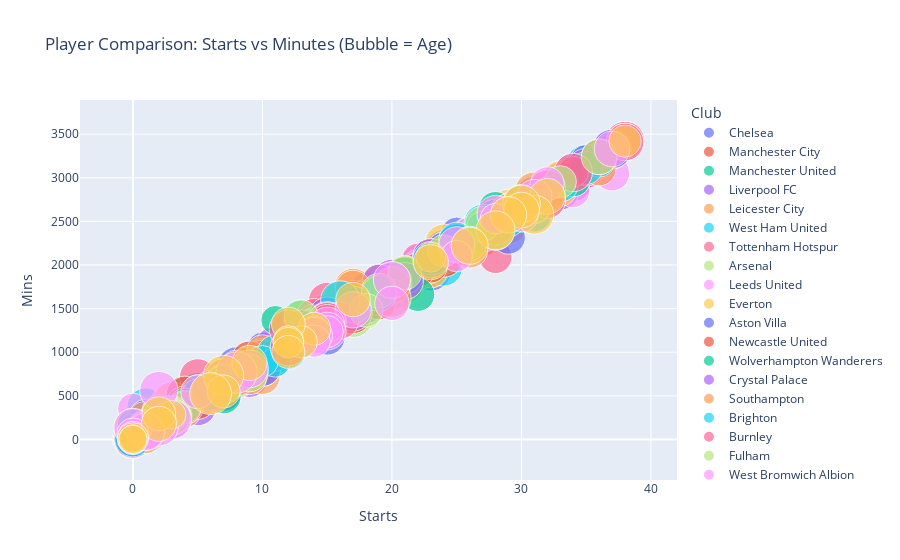

Write notebook code for a chart like this one.
### Markdown cell above
### Player Comparison

### Code cell
fig = px.scatter(
    df,
    x='Starts',
    y='Mins',
    size='Age',
    color='Club',
    hover_name='Name',
    size_max=30,
    title='Player Comparison: Starts vs Minutes (Bubble = Age)'
)
fig.show()

### Figure 1 — Plotly figure (JSON) as saved in the notebook; plotly's stock layout.template omitted (floating-point values rounded to 4 significant figures)
{"data": [{"hovertemplate": "<b>%{hovertext}</b><br><br>Club=Chelsea<br>Starts=%{x}<br>Mins=%{y}<br>Age=%{marker.size}<extra></extra>", "hovertext": ["Mason Mount", "Edouard Mendy", "Timo Werner", "Ben Chilwell", "Reece James", "César Azpilicueta", "N'Golo Kanté", "Jorginho", "Thiago Silva", "Kurt Zouma", "Mateo Kovačić", "Antonio Rüdiger", "Christian Pulisic", "Kai Havertz", "Andreas Christensen", "Hakim Ziyech", "Tammy Abraham", "Marcos Alonso", "Callum Hudson-Odoi", "Olivier Giroud", "Kepa Arrizabalaga", "Billy Gilmour", "Willy Caballero", "Ruben Loftus-Cheek", "Emerson Palmieri", "Fikayo Tomori", "Ross Barkley"], "legendgroup": "Chelsea", "marker": {"color": "#636efa", "size": [21, 28, 24, 23, 20, 30, 29, 28, 35, 25, 26, 27, 21, 21, 24, 27, 22, 29, 19, 33, 25, 19, 38, 24, 25, 22, 26], "sizemode": "area", "sizeref": 0.04222, "symbol": "circle"}, "mode": "markers", "name": "Chelsea", "orientation": "v", "showlegend": true, "type": "scatter", "x": [32, 31, 29, 27, 25, 24, 24, 23, 23, 22, 21, 19, 18, 18, 15, 15, 12, 11, 10, 8, 6, 3, 1, 1, 0, 0, 0], "xaxis": "x", "y": [2890, 2745, 2602, 2286, 2373, 2188, 2146, 2010, 1935, 2029, 1815, 1710, 1738, 1520, 1371, 1172, 1040, 960, 1059, 748, 585, 261, 90, 60, 90, 45, 42], "yaxis": "y"}, {"hovertemplate": "<b>%{hovertext}</b><br><br>Club=Manchester City<br>Starts=%{x}<br>Mins=%{y}<br>Age=%{marker.size}<extra></extra>", "hovertext": ["Ederson", "Rúben Dias", "Rodri", "Raheem Sterling", "João Cancelo", "Bernardo Silva", "İlkay Gündoğan", "Kevin De Bruyne", "Riyad Mahrez", "Gabriel Jesus", "Kyle Walker", "John Stones", "Phil Foden", "Oleksandr Zinchenko", "Ferrán Torres", "Aymeric Laporte", "Fernandinho", "Benjamin Mendy", "Nathan Aké", "Sergio Agüero", "Eric García", "Scott Carson", "Zack Steffen", "Liam Delap"], "legendgroup": "Manchester City", "marker": {"color": "#EF553B", "size": [26, 23, 24, 25, 26, 25, 29, 29, 29, 23, 30, 26, 20, 23, 20, 26, 35, 26, 25, 32, 19, 34, 25, 17], "sizemode": "area", "sizeref": 0.04222, "symbol": "circle"}, "mode": "markers", "name": "Manchester City", "orientation": "v", "showlegend": true, "type": "scatter", "x": [36, 32, 31, 28, 27, 24, 23, 23, 23, 22, 22, 22, 17, 15, 15, 14, 12, 11, 9, 7, 3, 1, 1, 0], "xaxis": "x", "y": [3240, 2843, 2748, 2536, 2299, 2065, 2029, 1997, 1949, 2063, 1946, 1933, 1616, 1478, 1306, 1344, 1188, 953, 797, 559, 383, 90, 90, 40], "yaxis": "y"}, {"hovertemplate": "<b>%{hovertext}</b><br><br>Club=Manchester United<br>Starts=%{x}<br>Mins=%{y}<br>Age=%{marker.size}<extra></extra>", "hovertext": ["Bruno Fernandes", "Aaron Wan-Bissaka", "Harry Maguire", "Marcus Rashford", "Luke Shaw", "Victor Lindelöf", "Fred", "David de Gea", "Scott McTominay", "Paul Pogba", "Mason Greenwood", "Anthony Martial", "Edinson Cavani", "Dean Henderson", "Nemanja Matić", "Daniel James", "Eric Bailly", "Alex Telles", "Juan Mata", "Donny van de Beek", "Axel Tuanzebe", "Brandon Williams", "Amad Diallo", "Anthony Elanga", "Timothy Fosu-Mensah", "Shola Shoretire", "Odion Ighalo", "Hannibal Mejbri", "William Thomas Fish"], "legendgroup": "Manchester United", "marker": {"color": "#00cc96", "size": [25, 22, 27, 22, 25, 26, 27, 29, 23, 27, 18, 24, 33, 23, 31, 22, 26, 27, 32, 23, 22, 19, 18, 18, 22, 16, 31, 17, 17], "sizemode": "area", "sizeref": 0.04222, "symbol": "circle"}, "mode": "markers", "name": "Manchester United", "orientation": "v", "showlegend": true, "type": "scatter", "x": [35, 34, 34, 33, 30, 29, 27, 26, 24, 21, 21, 17, 13, 12, 12, 11, 10, 8, 6, 4, 4, 2, 2, 2, 1, 0, 0, 0, 0], "xaxis": "x", "y": [3099, 3060, 3047, 2920, 2654, 2585, 2390, 2295, 2129, 1897, 1822, 1480, 1375, 1125, 1106, 910, 916, 690, 509, 524, 404, 188, 166, 155, 80, 11, 10, 9, 1], "yaxis": "y"}, {"hovertemplate": "<b>%{hovertext}</b><br><br>Club=Liverpool FC<br>Starts=%{x}<br>Mins=%{y}<br>Age=%{marker.size}<extra></extra>", "hovertext": ["Andrew Robertson", "Mohamed Salah", "Trent Alexander-Arnold", "Georginio Wijnaldum", "Alisson", "Roberto Firmino", "Sadio Mané", "Fabinho", "Thiago Alcántara", "Jordan Henderson", "Nathaniel Phillips", "Curtis Jones", "Diogo Jota", "James Milner", "Ozan Kabak", "Joël Matip", "Rhys Williams", "Naby Keïta", "Joe Gomez", "Xherdan Shaqiri", "Virgil van Dijk", "Adrián", "Neco Williams", "Takumi Minamino", "Alex Oxlade-Chamberlain", "Divock Origi", "Caoimhín Kelleher", "Kostas Tsimikas"], "legendgroup": "Liverpool FC", "marker": {"color": "#ab63fa", "size": [26, 28, 21, 29, 27, 28, 28, 26, 29, 30, 23, 19, 23, 34, 20, 28, 19, 25, 23, 28, 29, 33, 19, 25, 26, 25, 21, 24], "sizemode": "area", "sizeref": 0.04222, "symbol": "circle"}, "mode": "markers", "name": "Liverpool FC", "orientation": "v", "showlegend": true, "type": "scatter", "x": [38, 34, 34, 34, 33, 33, 31, 28, 20, 20, 15, 13, 12, 11, 9, 9, 7, 7, 6, 5, 5, 3, 3, 2, 2, 2, 2, 0], "xaxis": "x", "y": [3383, 3078, 3031, 2941, 2970, 2838, 2810, 2567, 1854, 1704, 1456, 1179, 1112, 1070, 801, 691, 661, 520, 590, 556, 370, 270, 249, 293, 253, 186, 180, 7], "yaxis": "y"}, {"hovertemplate": "<b>%{hovertext}</b><br><br>Club=Leicester City<br>Starts=%{x}<br>Mins=%{y}<br>Age=%{marker.size}<extra></extra>", "hovertext": ["Kasper Schmeichel", "Youri Tielemans", "Jamie Vardy", "Jonny Evans", "Timothy Castagne", "Wesley Fofana", "Wilfred Ndidi", "James Maddison", "James Justin", "Harvey Barnes", "Çağlar Söyüncü", "Marc Albrighton", "Kelechi Iheanacho", "Nampalys Mendy", "Ayoze Pérez", "Luke Thomas", "Ricardo Pereira", "Dennis Praet", "Daniel Amartey", "Christian Fuchs", "Hamza Choudhury", "Cengiz Ünder", "Sidnei Tavares", "Islam Slimani", "Demarai Gray", "Wes Morgan", "Khanya Leshabela"], "legendgroup": "Leicester City", "marker": {"color": "#FFA15A", "size": [33, 23, 33, 32, 24, 19, 23, 23, 22, 22, 24, 30, 23, 28, 27, 19, 26, 26, 25, 34, 22, 23, 18, 32, 24, 36, 20], "sizemode": "area", "sizeref": 0.04222, "symbol": "circle"}, "mode": "markers", "name": "Leicester City", "orientation": "v", "showlegend": true, "type": "scatter", "x": [38, 37, 31, 28, 27, 27, 25, 24, 23, 22, 19, 17, 16, 15, 15, 12, 10, 10, 8, 8, 4, 1, 1, 0, 0, 0, 0], "xaxis": "x", "y": [3420, 3357, 2840, 2473, 2345, 2262, 2176, 2099, 2070, 1945, 1819, 1746, 1459, 1459, 1331, 969, 959, 718, 722, 702, 316, 281, 85, 20, 19, 18, 10], "yaxis": "y"}, {"hovertemplate": "<b>%{hovertext}</b><br><br>Club=West Ham United<br>Starts=%{x}<br>Mins=%{y}<br>Age=%{marker.size}<extra></extra>", "hovertext": ["Tomáš Souček", "Aaron Cresswell", "Łukasz Fabiański", "Vladimír Coufal", "Declan Rice", "Pablo Fornals", "Jarrod Bowen", "Angelo Ogbonna", "Michail Antonio", "Craig Dawson", "Jesse Lingard", "Issa Diop", "Saïd Benrahma", "Fabián Balbuena", "Arthur Masuaku", "Sébastien Haller", "Mark Noble", "Ryan Fredericks", "Manuel Lanzini", "Ben Johnson", "Darren Randolph", "Andriy Yarmolenko", "Robert Snodgrass", "Felipe Anderson"], "legendgroup": "West Ham United", "marker": {"color": "#19d3f3", "size": [25, 30, 35, 27, 21, 24, 23, 32, 30, 30, 27, 23, 24, 28, 26, 26, 33, 27, 27, 20, 33, 30, 32, 27], "sizemode": "area", "sizeref": 0.04222, "symbol": "circle"}, "mode": "markers", "name": "West Ham United", "orientation": "v", "showlegend": true, "type": "scatter", "x": [38, 36, 35, 34, 32, 31, 30, 28, 24, 22, 16, 15, 14, 13, 12, 10, 8, 6, 5, 5, 3, 1, 0, 0], "xaxis": "x", "y": [3419, 3170, 3150, 3054, 2879, 2572, 2562, 2492, 1974, 1925, 1421, 1381, 1391, 1198, 1006, 937, 712, 569, 566, 523, 270, 375, 5, 3], "yaxis": "y"}, {"hovertemplate": "<b>%{hovertext}</b><br><br>Club=Tottenham Hotspur<br>Starts=%{x}<br>Mins=%{y}<br>Age=%{marker.size}<extra></extra>", "hovertext": ["Pierre Højbjerg", "Hugo Lloris", "Son Heung-min", "Harry Kane", "Eric Dier", "Tanguy Ndombele", "Sergio Reguilón", "Toby Alderweireld", "Serge Aurier", "Davinson Sánchez", "Moussa Sissoko", "Lucas Moura", "Ben Davies", "Matt Doherty", "Steven Bergwijn", "Giovani Lo Celso", "Gareth Bale", "Harry Winks", "Joe Rodon", "Dele Alli", "Japhet Tanganga", "Érik Lamela", "Carlos Vinícius", "Dane Scarlett"], "legendgroup": "Tottenham Hotspur", "marker": {"color": "#FF6692", "size": [24, 33, 28, 27, 26, 23, 23, 31, 27, 24, 30, 27, 27, 28, 22, 24, 31, 24, 22, 24, 21, 28, 25, 16], "sizemode": "area", "sizeref": 0.04222, "symbol": "circle"}, "mode": "markers", "name": "Tottenham Hotspur", "orientation": "v", "showlegend": true, "type": "scatter", "x": [38, 38, 36, 35, 28, 28, 26, 25, 19, 17, 15, 14, 14, 13, 13, 11, 10, 9, 8, 7, 6, 5, 3, 0], "xaxis": "x", "y": [3420, 3420, 3114, 3082, 2520, 2091, 2244, 2240, 1605, 1486, 1585, 1411, 1346, 1240, 1208, 945, 920, 861, 733, 620, 487, 717, 308, 1], "yaxis": "y"}, {"hovertemplate": "<b>%{hovertext}</b><br><br>Club=Arsenal<br>Starts=%{x}<br>Mins=%{y}<br>Age=%{marker.size}<extra></extra>", "hovertext": ["Bernd Leno", "Bukayo Saka", "Granit Xhaka", "Rob Holding", "Pierre-Emerick Aubameyang", "Kieran Tierney", "Héctor Bellerín", "Gabriel Dos Santos", "Alexandre Lacazette", "Thomas Partey", "Emile Smith-Rowe", "Dani Ceballos", "Mohamed Elneny", "David Luiz", "Nicolas Pépé", "Willian", "Pablo Marí", "Martin Ødegaard", "Calum Chambers", "Cédric Soares", "Martinelli", "Ainsley Maitland-Niles", "Eddie Nketiah", "Mathew Ryan", "Joe Willock", "Sead Kolašinac", "Reiss Nelson", "Shkodran Mustafi", "Rúnar Alex Rúnarsson"], "legendgroup": "Arsenal", "marker": {"color": "#B6E880", "size": [28, 18, 27, 24, 31, 23, 25, 22, 29, 27, 20, 23, 28, 33, 25, 31, 26, 21, 25, 28, 19, 22, 21, 28, 20, 27, 20, 28, 25], "sizemode": "area", "sizeref": 0.04222, "symbol": "circle"}, "mode": "markers", "name": "Arsenal", "orientation": "v", "showlegend": true, "type": "scatter", "x": [35, 30, 29, 28, 26, 26, 24, 22, 22, 18, 18, 17, 17, 17, 16, 16, 10, 9, 8, 8, 7, 5, 4, 3, 2, 1, 0, 0, 0], "xaxis": "x", "y": [3131, 2553, 2522, 2558, 2332, 2299, 2089, 1996, 1923, 1534, 1440, 1615, 1544, 1396, 1616, 1406, 900, 866, 753, 746, 589, 490, 423, 270, 238, 90, 71, 47, 16], "yaxis": "y"}, {"hovertemplate": "<b>%{hovertext}</b><br><br>Club=Leeds United<br>Starts=%{x}<br>Mins=%{y}<br>Age=%{marker.size}<extra></extra>", "hovertext": ["Stuart Dallas", "Luke Ayling", "Patrick Bamford", "Illan Meslier", "Jack Harrison", "Ezgjan Alioski", "Kalvin Phillips", "Mateusz Klich", "Raphael Dias Belloli", "Liam Cooper", "Pascal Struijk", "Tyler Roberts", "Rodrigo", "Diego Llorente", "Hélder Costa", "Robin Koch", "Jamie Shackleton", "Pablo Hernández", "Kiko Casilla", "Gaetano Berardi", "Ian Carlo Poveda", "Niall Huggins", "Leif Davis"], "legendgroup": "Leeds United", "marker": {"color": "#FF97FF", "size": [29, 28, 26, 20, 23, 28, 24, 30, 23, 28, 20, 21, 29, 26, 26, 24, 20, 35, 33, 31, 20, 19, 20], "sizemode": "area", "sizeref": 0.04222, "symbol": "circle"}, "mode": "markers", "name": "Leeds United", "orientation": "v", "showlegend": true, "type": "scatter", "x": [38, 38, 37, 35, 34, 29, 28, 28, 26, 25, 22, 14, 14, 14, 13, 13, 3, 3, 3, 1, 0, 0, 0], "xaxis": "x", "y": [3409, 3399, 3050, 3150, 2847, 2461, 2428, 2393, 2360, 2185, 2075, 1340, 1288, 1204, 1156, 1132, 461, 427, 270, 113, 355, 38, 33], "yaxis": "y"}, {"hovertemplate": "<b>%{hovertext}</b><br><br>Club=Everton<br>Starts=%{x}<br>Mins=%{y}<br>Age=%{marker.size}<extra></extra>", "hovertext": ["Michael Keane", "Richarlison", "Dominic Calvert-Lewin", "Jordan Pickford", "Lucas Digne", "Ben Godfrey", "Abdoulaye Doucouré", "Mason Holgate", "Gylfi Sigurðsson", "Allan", "Yerry Mina", "James Rodríguez", "Séamus Coleman", "André Gomes", "Alex Iwobi", "Tom Davies", "Robin Olsen", "Bernard", "Fabian Delph", "Anthony Gordon", "Niels Nkounkou", "Jonjoe Kenny", "Joshua King", "Cenk Tosun", "João Virgínia", "Moise Kean", "Theo Walcott", "Jean-Philippe Gbamin", "Nathan Broadhead"], "legendgroup": "Everton", "marker": {"color": "#FECB52", "size": [27, 23, 23, 26, 27, 22, 27, 23, 30, 29, 25, 29, 31, 27, 24, 22, 30, 27, 30, 19, 19, 23, 28, 29, 20, 20, 31, 24, 22], "sizemode": "area", "sizeref": 0.04222, "symbol": "circle"}, "mode": "markers", "name": "Everton", "orientation": "v", "showlegend": true, "type": "scatter", "x": [33, 33, 32, 31, 30, 29, 29, 26, 24, 23, 23, 21, 18, 17, 17, 17, 7, 3, 2, 1, 1, 1, 0, 0, 0, 0, 0, 0, 0], "xaxis": "x", "y": [2991, 2861, 2871, 2742, 2681, 2685, 2443, 2287, 2253, 2051, 1937, 1764, 1613, 1570, 1542, 1423, 630, 455, 266, 88, 81, 79, 148, 48, 48, 15, 13, 12, 3], "yaxis": "y"}, {"hovertemplate": "<b>%{hovertext}</b><br><br>Club=Aston Villa<br>Starts=%{x}<br>Mins=%{y}<br>Age=%{marker.size}<extra></extra>", "hovertext": ["Emiliano Martínez", "Matt Targett", "John McGinn", "Ollie Watkins", "Tyrone Mings", "Ezri Konsa", "Douglas Luiz", "Bertrand Traoré", "Matty Cash", "Jack Grealish", "Ross Barkley", "Anwar El Ghazi", "Trézéguet", "Marvelous Nakamba", "Ahmed Elmohamady", "Kortney Hause", "Jacob Ramsey", "Morgan Sanson", "Conor Hourihane", "Keinan Davis", "Carney Chukwuemeka", "Wesley Moraes", "Neil Taylor", "Jaden Philogene Bidace"], "legendgroup": "Aston Villa", "marker": {"color": "#636efa", "size": [27, 24, 25, 24, 27, 22, 22, 24, 22, 24, 26, 25, 25, 26, 32, 25, 19, 25, 29, 22, 16, 23, 31, 18], "sizemode": "area", "sizeref": 0.04222, "symbol": "circle"}, "mode": "markers", "name": "Aston Villa", "orientation": "v", "showlegend": true, "type": "scatter", "x": [38, 38, 37, 37, 36, 35, 32, 29, 28, 24, 18, 17, 12, 9, 8, 7, 6, 3, 3, 1, 0, 0, 0, 0], "xaxis": "x", "y": [3420, 3404, 3330, 3328, 3194, 3196, 2781, 2317, 2372, 2185, 1531, 1613, 1166, 749, 839, 630, 626, 294, 225, 277, 20, 18, 16, 1], "yaxis": "y"}, {"hovertemplate": "<b>%{hovertext}</b><br><br>Club=Newcastle United<br>Starts=%{x}<br>Mins=%{y}<br>Age=%{marker.size}<extra></extra>", "hovertext": ["Jonjo Shelvey", "Miguel Almirón", "Karl Darlow", "Federico Fernández", "Callum Wilson", "Joelinton", "Isaac Hayden", "Ciaran Clark", "Jamal Lewis", "Jamaal Lascelles", "Allan Saint-Maximin", "Jacob Murphy", "Jeff Hendrick", "Sean Longstaff", "Matt Ritchie", "Emil Krafth", "Paul Dummett", "Fabian Schär", "Martin Dúbravka", "Joe Willock", "Javier Manquillo", "Ryan Fraser", "DeAndre Yedlin", "Dwight Gayle", "Andy Carroll", "Matthew Longstaff", "Elliot Anderson"], "legendgroup": "Newcastle United", "marker": {"color": "#EF553B", "size": [28, 26, 29, 31, 28, 23, 25, 30, 22, 26, 23, 25, 28, 22, 30, 25, 28, 28, 31, 20, 26, 26, 27, 29, 31, 20, 17], "sizemode": "area", "sizeref": 0.04222, "symbol": "circle"}, "mode": "markers", "name": "Newcastle United", "orientation": "v", "showlegend": true, "type": "scatter", "x": [29, 28, 25, 24, 23, 23, 22, 21, 20, 19, 19, 17, 17, 15, 15, 14, 14, 13, 13, 11, 10, 9, 5, 4, 4, 4, 0], "xaxis": "x", "y": [2617, 2429, 2250, 2079, 2084, 1983, 1942, 1891, 1837, 1625, 1560, 1626, 1422, 1412, 1350, 1288, 1255, 1246, 1170, 978, 825, 928, 436, 514, 392, 377, 4], "yaxis": "y"}, {"hovertemplate": "<b>%{hovertext}</b><br><br>Club=Wolverhampton Wanderers<br>Starts=%{x}<br>Mins=%{y}<br>Age=%{marker.size}<extra></extra>", "hovertext": ["Rui Patrício", "Conor Coady", "Nélson Semedo", "Rúben Neves", "Pedro Neto", "Adama Traoré", "João Moutinho", "Leander Dendoncker", "Romain Saïss", "Daniel Podence", "Willy Boly", "Rayan Aït Nouri", "Max Kilman", "Willian José", "Fábio Silva", "Raúl Jiménez", "Fernando Marçal", "Jonny Castro", "Ki-Jana Hoever", "Vitinha", "Morgan Gibbs-White", "Owen Otasowie", "Rúben Vinagre", "John Ruddy", "Patrick Cutrone", "Oskar Buur", "Theo Corbeanu"], "legendgroup": "Wolverhampton Wanderers", "marker": {"color": "#00cc96", "size": [32, 27, 26, 23, 20, 24, 33, 25, 30, 24, 29, 19, 23, 28, 18, 29, 31, 26, 18, 20, 20, 19, 21, 33, 22, 22, 18], "sizemode": "area", "sizeref": 0.04222, "symbol": "circle"}, "mode": "markers", "name": "Wolverhampton Wanderers", "orientation": "v", "showlegend": true, "type": "scatter", "x": [37, 37, 34, 31, 30, 28, 28, 28, 27, 22, 21, 16, 14, 12, 11, 10, 7, 7, 5, 5, 4, 2, 1, 1, 0, 0, 0], "xaxis": "x", "y": [3329, 3303, 2983, 2675, 2550, 2649, 2528, 2503, 2407, 1661, 1879, 1404, 1310, 1110, 1369, 823, 623, 495, 577, 520, 414, 187, 173, 91, 25, 22, 9], "yaxis": "y"}, {"hovertemplate": "<b>%{hovertext}</b><br><br>Club=Crystal Palace<br>Starts=%{x}<br>Mins=%{y}<br>Age=%{marker.size}<extra></extra>", "hovertext": ["Vicente Guaita", "Cheikhou Kouyaté", "Wilfried Zaha", "Eberechi Eze", "Luka Milivojević", "Andros Townsend", "Joel Ward", "Jordan Ayew", "Christian Benteke", "Gary Cahill", "Patrick van Aanholt", "Jaïro Riedewald", "Tyrick Mitchell", "James McArthur", "Jeffrey Schlupp", "Scott Dann", "Nathaniel Clyne", "James McCarthy", "Michy Batshuayi", "James Tomkins", "Mamadou Sakho", "Jean-Philippe Mateta", "Jack Butland", "Martin Kelly"], "legendgroup": "Crystal Palace", "marker": {"color": "#ab63fa", "size": [33, 30, 27, 22, 29, 29, 30, 28, 29, 34, 29, 23, 20, 32, 27, 33, 29, 29, 26, 31, 30, 23, 27, 30], "sizemode": "area", "sizeref": 0.04222, "symbol": "circle"}, "mode": "markers", "name": "Crystal Palace", "orientation": "v", "showlegend": true, "type": "scatter", "x": [37, 35, 29, 29, 27, 25, 25, 23, 21, 20, 20, 19, 19, 17, 15, 15, 13, 10, 7, 6, 3, 2, 1, 0], "xaxis": "x", "y": [3330, 3121, 2612, 2559, 2359, 2258, 2256, 2096, 1816, 1800, 1777, 1820, 1710, 1466, 1428, 1350, 1145, 821, 728, 553, 276, 221, 90, 2], "yaxis": "y"}, {"hovertemplate": "<b>%{hovertext}</b><br><br>Club=Southampton<br>Starts=%{x}<br>Mins=%{y}<br>Age=%{marker.size}<extra></extra>", "hovertext": ["James Ward-Prowse", "Jan Bednarek", "Stuart Armstrong", "Alex McCarthy", "Che Adams", "Kyle Walker-Peters", "Ryan Bertrand", "Jannik Vestergaard", "Danny Ings", "Oriol Romeu", "Theo Walcott", "Nathan Redmond", "Jack Stephens", "Moussa Djenepo", "Ibrahima Diallo", "Takumi Minamino", "Mohammed Salisu", "Fraser Forster", "Nathan Tella", "William Smallbone", "Shane Long", "Yan Valery", "Kayne Ramsey", "Jake Vokins", "Alexandre Jankewitz", "Dan Nlundulu", "Michael Obafemi", "Caleb Watts", "Allan Tchaptchet"], "legendgroup": "Southampton", "marker": {"color": "#FFA15A", "size": [25, 24, 28, 30, 24, 23, 30, 27, 28, 28, 31, 26, 26, 22, 21, 25, 21, 32, 21, 20, 33, 21, 19, 20, 18, 21, 20, 18, 18], "sizemode": "area", "sizeref": 0.04222, "symbol": "circle"}, "mode": "markers", "name": "Southampton", "orientation": "v", "showlegend": true, "type": "scatter", "x": [38, 36, 32, 30, 30, 30, 29, 29, 26, 20, 20, 17, 17, 15, 10, 9, 8, 8, 7, 2, 1, 1, 1, 1, 1, 0, 0, 0, 0], "xaxis": "x", "y": [3420, 3100, 2764, 2700, 2667, 2645, 2598, 2574, 2173, 1763, 1618, 1738, 1537, 1240, 1020, 711, 844, 720, 745, 172, 210, 103, 90, 66, 3, 111, 61, 39, 13], "yaxis": "y"}, {"hovertemplate": "<b>%{hovertext}</b><br><br>Club=Brighton<br>Starts=%{x}<br>Mins=%{y}<br>Age=%{marker.size}<extra></extra>", "hovertext": ["Ben White", "Yves Bissouma", "Lewis Dunk", "Leandro Trossard", "Adam Webster", "Neal Maupay", "Pascal Groß", "Robert Sánchez", "Joël Veltman", "Dan Burn", "Solly March", "Danny Welbeck", "Adam Lallana", "Alexis Mac Allister", "Mathew Ryan", "Tariq Lamptey", "Steven Alzate", "Aaron Connolly", "Jakub Moder", "Alireza Jahanbakhsh", "Davy Pröpper", "Bernardo", "Percy Tau", "Andi Zeqiri", "José Izquierdo", "Reda Khadra", "Jayson Molumby"], "legendgroup": "Brighton", "marker": {"color": "#19d3f3", "size": [22, 23, 28, 25, 25, 23, 29, 22, 28, 28, 26, 29, 32, 21, 28, 19, 21, 20, 21, 26, 28, 25, 26, 21, 28, 19, 20], "sizemode": "area", "sizeref": 0.04222, "symbol": "circle"}, "mode": "markers", "name": "Brighton", "orientation": "v", "showlegend": true, "type": "scatter", "x": [36, 35, 33, 30, 29, 29, 27, 27, 25, 23, 19, 17, 16, 13, 11, 11, 10, 9, 7, 6, 2, 2, 1, 0, 0, 0, 0], "xaxis": "x", "y": [3191, 3111, 2931, 2607, 2594, 2512, 2484, 2430, 2281, 2061, 1672, 1545, 1596, 1115, 990, 886, 896, 791, 647, 528, 213, 206, 103, 171, 9, 5, 1], "yaxis": "y"}, {"hovertemplate": "<b>%{hovertext}</b><br><br>Club=Burnley<br>Starts=%{x}<br>Mins=%{y}<br>Age=%{marker.size}<extra></extra>", "hovertext": ["Ashley Westwood", "James Tarkowski", "Dwight McNeil", "Matthew Lowton", "Nick Pope", "Josh Brownhill", "Chris Wood", "Ben Mee", "Charlie Taylor", "Jóhann Berg Guðmundsson", "Matěj Vydra", "Jack Cork", "Ashley Barnes", "Erik Pieters", "Jay Rodriguez", "Robbie Brady", "Kevin Long", "Bailey Peacock-Farrell", "Phil Bardsley", "Jimmy Dunne", "Dale Stephens", "Josh Benson", "Will Norris", "Joel Mumbongo", "Lewis Richardson"], "legendgroup": "Burnley", "marker": {"color": "#FF6692", "size": [30, 27, 20, 31, 28, 24, 28, 30, 26, 29, 28, 31, 30, 31, 31, 28, 29, 23, 35, 22, 31, 20, 26, 21, 17], "sizemode": "area", "sizeref": 0.04222, "symbol": "circle"}, "mode": "markers", "name": "Burnley", "orientation": "v", "showlegend": true, "type": "scatter", "x": [38, 36, 34, 34, 32, 32, 32, 30, 28, 16, 15, 15, 15, 13, 12, 12, 7, 4, 3, 3, 3, 2, 2, 0, 0], "xaxis": "x", "y": [3410, 3240, 3069, 3060, 2880, 2813, 2741, 2693, 2426, 1363, 1371, 1350, 1331, 1266, 1265, 1052, 637, 360, 274, 270, 261, 264, 180, 40, 4], "yaxis": "y"}, {"hovertemplate": "<b>%{hovertext}</b><br><br>Club=Fulham<br>Starts=%{x}<br>Mins=%{y}<br>Age=%{marker.size}<extra></extra>", "hovertext": ["Alphonse Areola", "Tosin Adarabioyo", "Ademola Lookman", "Ola Aina", "Joachim Andersen", "Andre-Frank Zambo Anguissa", "Bobby Reid", "Ivan Cavaleiro", "Harrison Reed", "Antonee Robinson", "Ruben Loftus-Cheek", "Mario Lemina", "Kenny Tete", "Aleksandar Mitrović", "Josh Maja", "Tom Cairney", "Joe Bryan", "Tim Ream", "Josh Onomah", "Denis Odoi", "Michael Hector", "Fabio Carvalho", "Aboubakar Kamara", "Marek Rodák", "Maxime Le Marchand", "Neeskens Kebano", "Terence Kongolo", "Tyrese Francois"], "legendgroup": "Fulham", "marker": {"color": "#B6E880", "size": [27, 22, 22, 23, 24, 24, 27, 26, 25, 22, 24, 26, 24, 25, 21, 29, 26, 32, 23, 32, 28, 17, 25, 23, 30, 28, 26, 20], "sizemode": "area", "sizeref": 0.04222, "symbol": "circle"}, "mode": "markers", "name": "Fulham", "orientation": "v", "showlegend": true, "type": "scatter", "x": [36, 33, 31, 31, 30, 29, 28, 27, 26, 24, 21, 19, 18, 13, 9, 9, 7, 7, 4, 3, 3, 3, 2, 2, 1, 1, 1, 0], "xaxis": "x", "y": [3240, 2953, 2747, 2664, 2730, 2587, 2372, 2472, 2247, 2162, 1909, 1703, 1481, 1402, 810, 759, 669, 630, 374, 270, 263, 255, 315, 180, 123, 119, 90, 15], "yaxis": "y"}, {"hovertemplate": "<b>%{hovertext}</b><br><br>Club=West Bromwich Albion<br>Starts=%{x}<br>Mins=%{y}<br>Age=%{marker.size}<extra></extra>", "hovertext": ["Sam Johnstone", "Darnell Furlong", "Semi Ajayi", "Matheus Pereira", "Kyle Bartley", "Conor Gallagher", "Conor Townsend", "Dara O'Shea", "Matt Phillips", "Callum Robinson", "Romaine Sawyers", "Okay Yokuşlu", "Jake Livermore", "Grady Diangana", "Ainsley Maitland-Niles", "Mbaye Diagne", "Karlan Grant", "Kieran Gibbs", "Branislav Ivanović", "Robert Snodgrass", "Filip Krovinović", "Lee Peltier", "Hal Robson-Kanu", "Kamil Grosicki", "Kyle Edwards", "David Button", "Ahmed Hegazi", "Charlie Austin", "Sam Field", "Rekeem Harper"], "legendgroup": "West Bromwich Albion", "marker": {"color": "#FF97FF", "size": [27, 24, 26, 24, 29, 20, 27, 21, 29, 25, 28, 26, 30, 22, 22, 28, 22, 30, 36, 32, 24, 33, 31, 32, 22, 31, 29, 31, 22, 20], "sizemode": "area", "sizeref": 0.04222, "symbol": "circle"}, "mode": "markers", "name": "West Bromwich Albion", "orientation": "v", "showlegend": true, "type": "scatter", "x": [37, 32, 31, 30, 28, 28, 25, 25, 20, 20, 17, 15, 15, 15, 14, 14, 14, 9, 8, 6, 5, 3, 2, 2, 1, 1, 1, 0, 0, 0], "xaxis": "x", "y": [3330, 2932, 2780, 2577, 2584, 2531, 2234, 2102, 1828, 1560, 1487, 1317, 1242, 1235, 1230, 1189, 1127, 809, 767, 526, 546, 229, 561, 148, 118, 90, 90, 138, 62, 32], "yaxis": "y"}, {"hovertemplate": "<b>%{hovertext}</b><br><br>Club=Sheffield United<br>Starts=%{x}<br>Mins=%{y}<br>Age=%{marker.size}<extra></extra>", "hovertext": ["Aaron Ramsdale", "George Baldock", "Chris Basham", "Enda Stevens", "John Egan", "John Fleck", "David McGoldrick", "Oliver Norwood", "Ethan Ampadu", "John Lundstram", "Ben Osborn", "Oliver Burke", "Sander Berge", "Oliver McBurnie", "Rhian Brewster", "Jayden Bogle", "Kean Bryan", "Jack Robinson", "Billy Sharp", "Max Lowe", "Phil Jagielka", "Daniel Jebbison", "Lys Mousset", "Jack O'Connell", "Iliman Ndiaye", "Antwoine Hackford", "Femi Seriki"], "legendgroup": "Sheffield United", "marker": {"color": "#FECB52", "size": [22, 27, 32, 30, 27, 28, 32, 29, 19, 26, 25, 23, 22, 24, 20, 20, 23, 26, 34, 23, 37, 17, 24, 26, 21, 16, 17], "sizemode": "area", "sizeref": 0.04222, "symbol": "circle"}, "mode": "markers", "name": "Sheffield United", "orientation": "v", "showlegend": true, "type": "scatter", "x": [38, 32, 31, 30, 30, 29, 28, 26, 23, 23, 17, 14, 13, 12, 12, 12, 12, 9, 7, 7, 6, 3, 2, 2, 0, 0, 0], "xaxis": "x", "y": [3420, 2787, 2576, 2700, 2629, 2575, 2397, 2220, 2089, 2032, 1604, 1269, 1120, 1324, 1128, 1110, 1004, 877, 735, 550, 526, 284, 296, 180, 12, 11, 1], "yaxis": "y"}], "layout": {"legend": {"itemsizing": "constant", "title": {"text": "Club"}, "tracegroupgap": 0}, "title": {"text": "Player Comparison: Starts vs Minutes (Bubble = Age)"}, "xaxis": {"anchor": "y", "domain": [0, 1], "title": {"text": "Starts"}}, "yaxis": {"anchor": "x", "domain": [0, 1], "title": {"text": "Mins"}}}}
